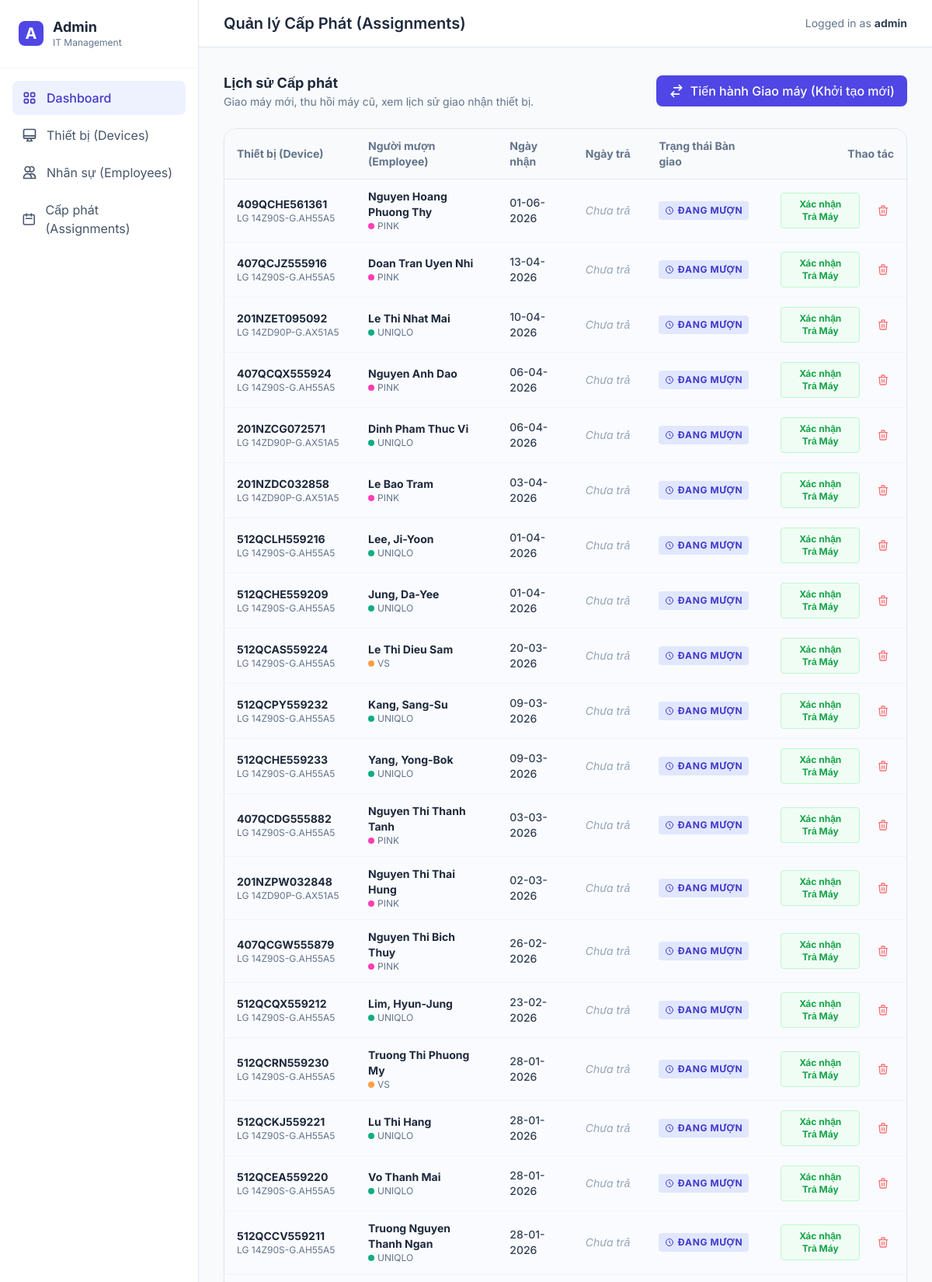
The app's page /admin/assignments (signed in, upper part) with its own data.
### models.py (models this page shows)
class AdminUser(UserMixin, db.Model):
    __tablename__ = 'admin_user'
    id = db.Column(db.Integer, primary_key=True)
    username = db.Column(db.String(80), unique=True, nullable=False)
    password_hash = db.Column(db.String(255), nullable=False)

class Assignment(db.Model):
    __tablename__ = 'assignment'
    id = db.Column(db.Integer, primary_key=True)
    device_id = db.Column(db.Integer, db.ForeignKey('device.id'), nullable=False)
    employee_id = db.Column(db.Integer, db.ForeignKey('employee.id'), nullable=False)
    start_date = db.Column(db.Date, nullable=False)
    end_date = db.Column(db.Date, nullable=True) # Bằng NULL nghĩa là đang còn giữ máy

class Device(db.Model):
    __tablename__ = 'device'
    id = db.Column(db.Integer, primary_key=True)
    serial_number = db.Column(db.String(100), unique=True, nullable=False)
    rent_startdate = db.Column(db.Date, nullable=False)
    rent_expired = db.Column(db.Date, nullable=False)
    model = db.Column(db.String(100), nullable=False)
    brandname = db.Column(db.String(100), nullable=False)
    cpu = db.Column(db.String(100))
    ram = db.Column(db.String(50))
    disk = db.Column(db.String(50))
    status = db.Column(db.String(50), nullable=False, default="Active")
    comment = db.Column(db.Text)
    assignments = db.relationship('Assignment', backref='device', lazy=True)

class Employee(db.Model):
    __tablename__ = 'employee'
    id = db.Column(db.Integer, primary_key=True)
    full_name = db.Column(db.String(150), nullable=False)
    nationality = db.Column(db.String(2), nullable=False) # 'vn', 'kr', 'in'
    dept_id = db.Column(db.Integer, db.ForeignKey('dept.id'), nullable=False)
    assignments = db.relationship('Assignment', backref='employee', lazy=True)

class Dept(db.Model):
    __tablename__ = 'dept'
    id = db.Column(db.Integer, primary_key=True)
    name = db.Column(db.String(80), unique=True, nullable=False)
    color_code = db.Column(db.String(7), nullable=False) # VD: #ff0000
    employees = db.relationship('Employee', backref='dept', lazy=True)

### app.py (the view)
@app.route('/admin/assignments')
@login_required
def admin_assignments():
    from models import Assignment
    assignments = Assignment.query.order_by(Assignment.start_date.desc(), Assignment.id.desc()).all()
    return render_template('admin_assignments.html', assignments=assignments)

### app.py (called while the page is built)
@login_manager.user_loader
def load_user(user_id):
    from models import AdminUser
    return AdminUser.query.get(int(user_id))

### templates/admin_assignments.html
{% extends "admin_layout.html" %}
{% block header_title %}Quản lý Cấp Phát (Assignments){% endblock %}
{% block content %}
<div class="mb-6 flex justify-between items-center">
    <div>
        <h3 class="text-lg font-bold text-slate-800">Lịch sử Cấp phát</h3>
        <p class="text-sm text-slate-500">Giao máy mới, thu hồi máy cũ, xem lịch sử giao nhận thiết bị.</p>
    </div>
    <a href="{{ url_for('admin_assignment_create') }}" class="bg-indigo-600 hover:bg-indigo-700 text-white px-4 py-2 rounded-lg font-medium shadow-sm transition-colors flex items-center gap-2">
        <svg class="w-5 h-5" fill="none" stroke="currentColor" viewBox="0 0 24 24"><path stroke-linecap="round" stroke-linejoin="round" stroke-width="2" d="M8 7h12m0 0l-4-4m4 4l-4 4m0 6H4m0 0l4 4m-4-4l4-4"></path></svg>
        Tiến hành Giao máy (Khởi tạo mới)
    </a>
</div>
<div class="bg-white rounded-2xl shadow-sm border border-slate-200 overflow-hidden">
    <div class="overflow-x-auto">
        <table class="w-full text-left text-sm text-slate-600 mb-0">
            <thead class="bg-slate-50 text-slate-500 font-medium border-b border-slate-200">
                <tr>
                    <th class="px-4 py-3">Thiết bị (Device)</th>
                    <th class="px-4 py-3">Người mượn (Employee)</th>
                    <th class="px-4 py-3">Ngày nhận</th>
                    <th class="px-4 py-3">Ngày trả</th>
                    <th class="px-4 py-3">Trạng thái Bàn giao</th>
                    <th class="px-4 py-3 text-right">Thao tác</th>
                </tr>
            </thead>
            <tbody class="divide-y divide-slate-100">
                {% for a in assignments %}
                <tr class="hover:bg-slate-50 transition-colors {% if not a.end_date %}bg-indigo-50/30{% endif %}">
                    <td class="px-4 py-3">
                        <div class="font-bold text-slate-800">{{ a.device.serial_number }}</div>
                        <div class="text-xs text-slate-500">{{ a.device.brandname }} {{ a.device.model }}</div>
                    </td>
                    <td class="px-4 py-3">
                        <div class="font-bold text-slate-800">{{ a.employee.full_name }}</div>
                        <div class="text-xs text-slate-500 flex items-center gap-1">
                            <span class="w-2 h-2 rounded-full" style="background-color: {{ a.employee.dept.color_code }}"></span>
                            {{ a.employee.dept.name }}
                        </div>
                    </td>
                    <td class="px-4 py-3 font-medium text-slate-700">{{ a.start_date.strftime('%d-%m-%Y') }}</td>
                    <td class="px-4 py-3">
                        {% if a.end_date %}
                            <span class="text-slate-500">{{ a.end_date.strftime('%d-%m-%Y') }}</span>
                        {% else %}
                            <span class="text-slate-400 italic">Chưa trả</span>
                        {% endif %}
                    </td>
                    <td class="px-4 py-3">
                        {% if not a.end_date %}
                            <span class="px-2 py-1 rounded bg-indigo-100 text-indigo-700 text-xs font-bold uppercase tracking-wider flex items-center gap-1 w-max">
                                <svg class="w-3 h-3" fill="none" stroke="currentColor" viewBox="0 0 24 24"><path stroke-linecap="round" stroke-linejoin="round" stroke-width="2" d="M12 8v4l3 3m6-3a9 9 0 11-18 0 9 9 0 0118 0z"></path></svg>
                                Đang mượn
                            </span>
                        {% else %}
                            <span class="px-2 py-1 rounded bg-slate-100 text-slate-600 text-xs font-bold uppercase tracking-wider w-max block">Đã hoàn tất</span>
                        {% endif %}
                    </td>
                    <td class="px-4 py-3 text-right">
                        <div class="flex items-center justify-end gap-2">
                            {% if not a.end_date %}
                            <form action="{{ url_for('admin_assignment_return', assignment_id=a.id) }}" method="POST" class="inline" onsubmit="return confirm('Xác nhận thu hồi thiết bị này từ nhân viên? (Máy sẽ chuyển sang trạng thái Standby)');">
                                <button type="submit" class="px-3 py-1.5 bg-green-50 text-green-600 hover:bg-green-100 border border-green-200 rounded text-xs font-bold transition-colors">
                                    Xác nhận Trả Máy
                                </button>
                            </form>
                            {% endif %}
                            <form action="{{ url_for('admin_assignment_delete', assignment_id=a.id) }}" method="POST" class="inline ml-2" onsubmit="return confirm('Xóa lịch sử bàn giao máy này mãi mãi?');">
                                <button type="submit" class="p-1.5 text-red-400 hover:bg-red-50 hover:text-red-600 rounded transition-colors" title="Delete History">
                                    <svg class="w-4 h-4" fill="none" stroke="currentColor" viewBox="0 0 24 24"><path stroke-linecap="round" stroke-linejoin="round" stroke-width="2" d="M19 7l-.867 12.142A2 2 0 0116.138 21H7.862a2 2 0 01-1.995-1.858L5 7m5 4v6m4-6v6m1-10V4a1 1 0 00-1-1h-4a1 1 0 00-1 1v3M4 7h16"></path></svg>
                                </button>
                            </form>
                        </div>
                    </td>
                </tr>
                {% else %}
                <tr>
                    <td colspan="6" class="px-4 py-8 text-center text-slate-400 border-b-0">Không có dữ liệu cấp phát nào.</td>
                </tr>
                {% endfor %}
            </tbody>
        </table>
    </div>
</div>
{% endblock %}

### templates/admin_layout.html (shortened to what this page needs)
<!DOCTYPE html>
<html lang="en">
<head>
    <script src="https://cdn.tailwindcss.com"></script>
</head>
<body class="bg-slate-50 text-slate-800 antialiased flex h-screen overflow-hidden">
    <aside class="w-64 bg-white border-r border-slate-200 flex flex-col">
        <div class="p-6 border-b border-slate-100 flex items-center gap-3">
            <div class="w-8 h-8 bg-indigo-600 rounded-lg flex items-center justify-center text-white font-bold text-xl">
                A</div>
            <div>
                <h1 class="font-bold text-lg leading-tight">Admin</h1>
                <p class="text-xs text-slate-500">IT Management</p>
            </div>
        </div>
        <nav class="flex-1 p-4 space-y-1 overflow-y-auto">
            <a href="/admin"
                class="flex items-center gap-3 px-3 py-2.5 rounded-lg bg-indigo-50 text-indigo-700 font-medium">
                Dashboard
            </a>
            <a href="/admin/devices"
                class="flex items-center gap-3 px-3 py-2.5 rounded-lg text-slate-600 hover:bg-slate-50 hover:text-slate-900 transition-colors">
                <svg class="w-5 h-5" fill="none" stroke="currentColor" viewBox="0 0 24 24">
                    <path stroke-linecap="round" stroke-linejoin="round" stroke-width="2"
                        d="M9.75 17L9 20l-1 1h8l-1-1-.75-3M3 13h18M5 17h14a2 2 0 002-2V5a2 2 0 00-2-2H5a2 2 0 00-2 2v10a2 2 0 002 2z">
                    </path>
                </svg>
                Thiết bị (Devices)
            </a>
            <a href="/admin/employees"
                class="flex items-center gap-3 px-3 py-2.5 rounded-lg text-slate-600 hover:bg-slate-50 hover:text-slate-900 transition-colors">
                <svg class="w-5 h-5" fill="none" stroke="currentColor" viewBox="0 0 24 24">
                    <path stroke-linecap="round" stroke-linejoin="round" stroke-width="2"
                        d="M12 4.354a4 4 0 110 5.292M15 21H3v-1a6 6 0 0112 0v1zm0 0h6v-1a6 6 0 00-9-5.197M13 7a4 4 0 11-8 0 4 4 0 018 0z">
                    </path>
                </svg>
                Nhân sự (Employees)
            </a>
            <a href="/admin/assignments"
                class="flex items-center gap-3 px-3 py-2.5 rounded-lg text-slate-600 hover:bg-slate-50 hover:text-slate-900 transition-colors">
                <svg class="w-5 h-5" fill="none" stroke="currentColor" viewBox="0 0 24 24">
                    <path stroke-linecap="round" stroke-linejoin="round" stroke-width="2"
                        d="M8 7V3m8 4V3m-9 8h10M5 21h14a2 2 0 002-2V7a2 2 0 00-2-2H5a2 2 0 00-2 2v12a2 2 0 002 2z">
                    </path>
                </svg>
                Cấp phát (Assignments)
            </a>
        </nav>
    </aside>
    <main class="flex-1 flex flex-col h-full bg-slate-50 overflow-y-auto">
        <header
            class="bg-white border-b border-slate-200 px-8 py-4 flex justify-between items-center sticky top-0 z-10">
            <h2 class="text-xl font-semibold text-slate-800">
                {% block header_title %}Tổng quan (Dashboard){% endblock %}
            </h2>
            <div class="text-sm text-slate-500">
                Logged in as <span class="font-bold text-slate-700">{{ current_user.username }}</span>
            </div>
        </header>
        <div class="p-8 max-w-7xl w-full mx-auto">
            {% block content %}{% endblock %}
        </div>
    </main>
</body>
</html>

### templates/admin_layout.html (style rules this page uses)
body { font-family: 'Inter', sans-serif; }

### records on screen
AdminUser: username "admin"
Assignment: device.serial_number "409QCHE561361", device.brandname "LG", device.model "14Z90S-G.AH55A5", employee.full_name "Nguyen Hoang Phuong Thy", employee.dept.name "PINK", start_date "01-06-2026", shows "Chưa trả", shows "ĐANG MƯỢN"
Assignment: device.serial_number "407QCJZ555916", device.brandname "LG", device.model "14Z90S-G.AH55A5", employee.full_name "Doan Tran Uyen Nhi", employee.dept.name "PINK", start_date "13-04-2026", shows "Chưa trả", shows "ĐANG MƯỢN"
Assignment: device.serial_number "201NZET095092", device.brandname "LG", device.model "14ZD90P-G.AX51A5", employee.full_name "Le Thi Nhat Mai", employee.dept.name "UNIQLO", start_date "10-04-2026", shows "Chưa trả", shows "ĐANG MƯỢN"
Assignment: device.serial_number "407QCQX555924", device.brandname "LG", device.model "14Z90S-G.AH55A5", employee.full_name "Nguyen Anh Dao", employee.dept.name "PINK", start_date "06-04-2026", shows "Chưa trả", shows "ĐANG MƯỢN"
Assignment: device.serial_number "201NZCG072571", device.brandname "LG", device.model "14ZD90P-G.AX51A5", employee.full_name "Dinh Pham Thuc Vi", employee.dept.name "UNIQLO", start_date "06-04-2026", shows "Chưa trả", shows "ĐANG MƯỢN"
Assignment: device.serial_number "201NZDC032858", device.brandname "LG", device.model "14ZD90P-G.AX51A5", employee.full_name "Le Bao Tram", employee.dept.name "PINK", start_date "03-04-2026", shows "Chưa trả", shows "ĐANG MƯỢN"
Assignment: device.serial_number "512QCLH559216", device.brandname "LG", device.model "14Z90S-G.AH55A5", employee.full_name "Lee, Ji-Yoon", employee.dept.name "UNIQLO", start_date "01-04-2026", shows "Chưa trả", shows "ĐANG MƯỢN"
Assignment: device.serial_number "512QCHE559209", device.brandname "LG", device.model "14Z90S-G.AH55A5", employee.full_name "Jung, Da-Yee", employee.dept.name "UNIQLO", start_date "01-04-2026", shows "Chưa trả", shows "ĐANG MƯỢN"
Assignment: device.serial_number "512QCAS559224", device.brandname "LG", device.model "14Z90S-G.AH55A5", employee.full_name "Le Thi Dieu Sam", employee.dept.name "VS", start_date "20-03-2026", shows "Chưa trả", shows "ĐANG MƯỢN"
Assignment: device.serial_number "512QCPY559232", device.brandname "LG", device.model "14Z90S-G.AH55A5", employee.full_name "Kang, Sang-Su", employee.dept.name "UNIQLO", start_date "09-03-2026", shows "Chưa trả", shows "ĐANG MƯỢN"
Assignment: device.serial_number "512QCHE559233", device.brandname "LG", device.model "14Z90S-G.AH55A5", employee.full_name "Yang, Yong-Bok", employee.dept.name "UNIQLO", start_date "09-03-2026", shows "Chưa trả", shows "ĐANG MƯỢN"
Assignment: device.serial_number "407QCDG555882", device.brandname "LG", device.model "14Z90S-G.AH55A5", employee.full_name "Nguyen Thi Thanh Tanh", employee.dept.name "PINK", start_date "03-03-2026", shows "Chưa trả", shows "ĐANG MƯỢN"
Assignment: device.serial_number "201NZPW032848", device.brandname "LG", device.model "14ZD90P-G.AX51A5", employee.full_name "Nguyen Thi Thai Hung", employee.dept.name "PINK", start_date "02-03-2026", shows "Chưa trả", shows "ĐANG MƯỢN"
Assignment: device.serial_number "407QCGW555879", device.brandname "LG", device.model "14Z90S-G.AH55A5", employee.full_name "Nguyen Thi Bich Thuy", employee.dept.name "PINK", start_date "26-02-2026", shows "Chưa trả", shows "ĐANG MƯỢN"
Assignment: device.serial_number "512QCQX559212", device.brandname "LG", device.model "14Z90S-G.AH55A5", employee.full_name "Lim, Hyun-Jung", employee.dept.name "UNIQLO", start_date "23-02-2026", shows "Chưa trả", shows "ĐANG MƯỢN"
Assignment: device.serial_number "512QCRN559230", device.brandname "LG", device.model "14Z90S-G.AH55A5", employee.full_name "Truong Thi Phuong My", employee.dept.name "VS", start_date "28-01-2026", shows "Chưa trả", shows "ĐANG MƯỢN"
Assignment: device.serial_number "512QCKJ559221", device.brandname "LG", device.model "14Z90S-G.AH55A5", employee.full_name "Lu Thi Hang", employee.dept.name "UNIQLO", start_date "28-01-2026", shows "Chưa trả", shows "ĐANG MƯỢN"
Assignment: device.serial_number "512QCEA559220", device.brandname "LG", device.model "14Z90S-G.AH55A5", employee.full_name "Vo Thanh Mai", employee.dept.name "UNIQLO", start_date "28-01-2026", shows "Chưa trả", shows "ĐANG MƯỢN"
Assignment: device.serial_number "512QCCV559211", device.brandname "LG", device.model "14Z90S-G.AH55A5", employee.full_name "Truong Nguyen Thanh Ngan", employee.dept.name "UNIQLO", start_date "28-01-2026", shows "Chưa trả", shows "ĐANG MƯỢN"
